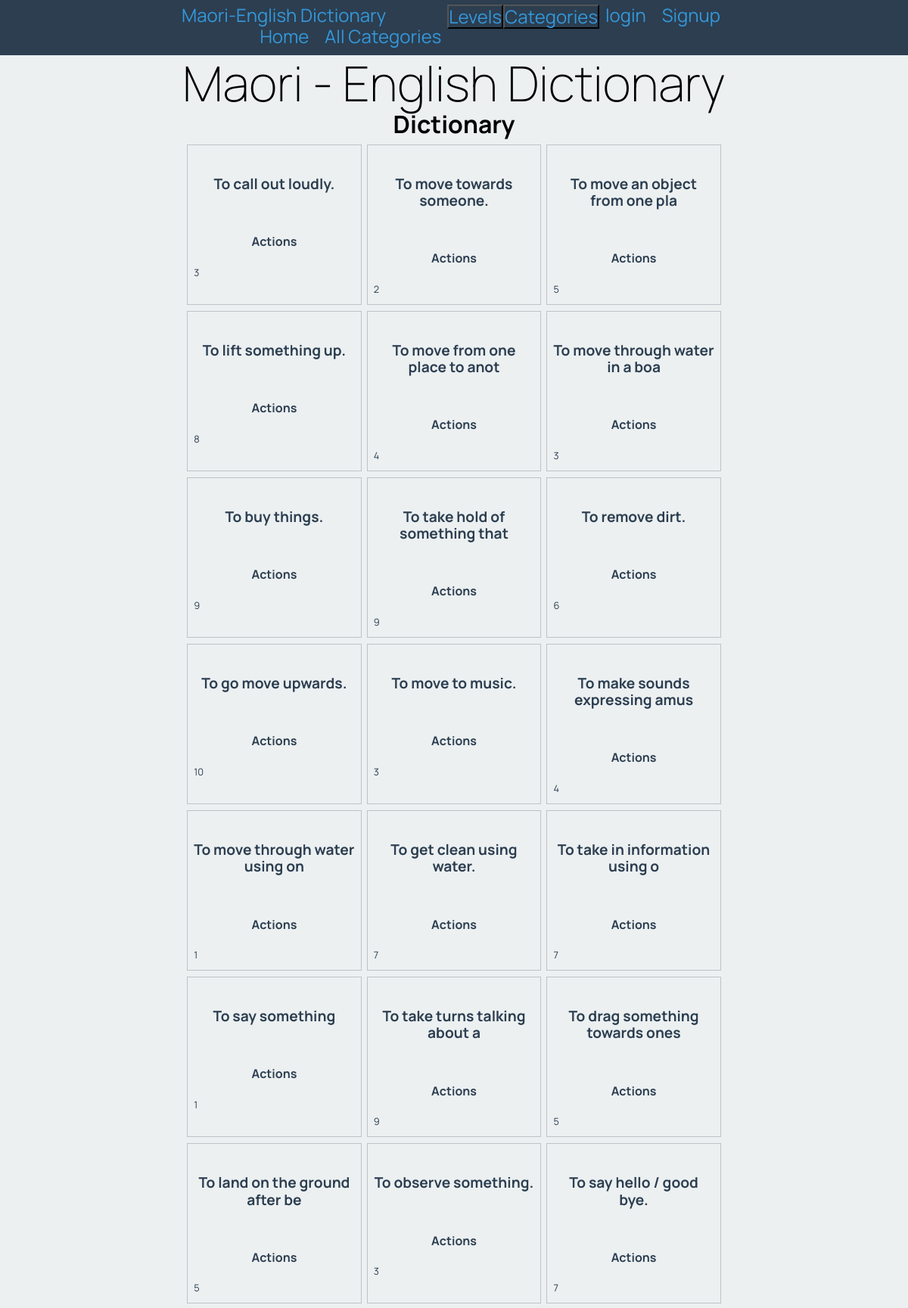
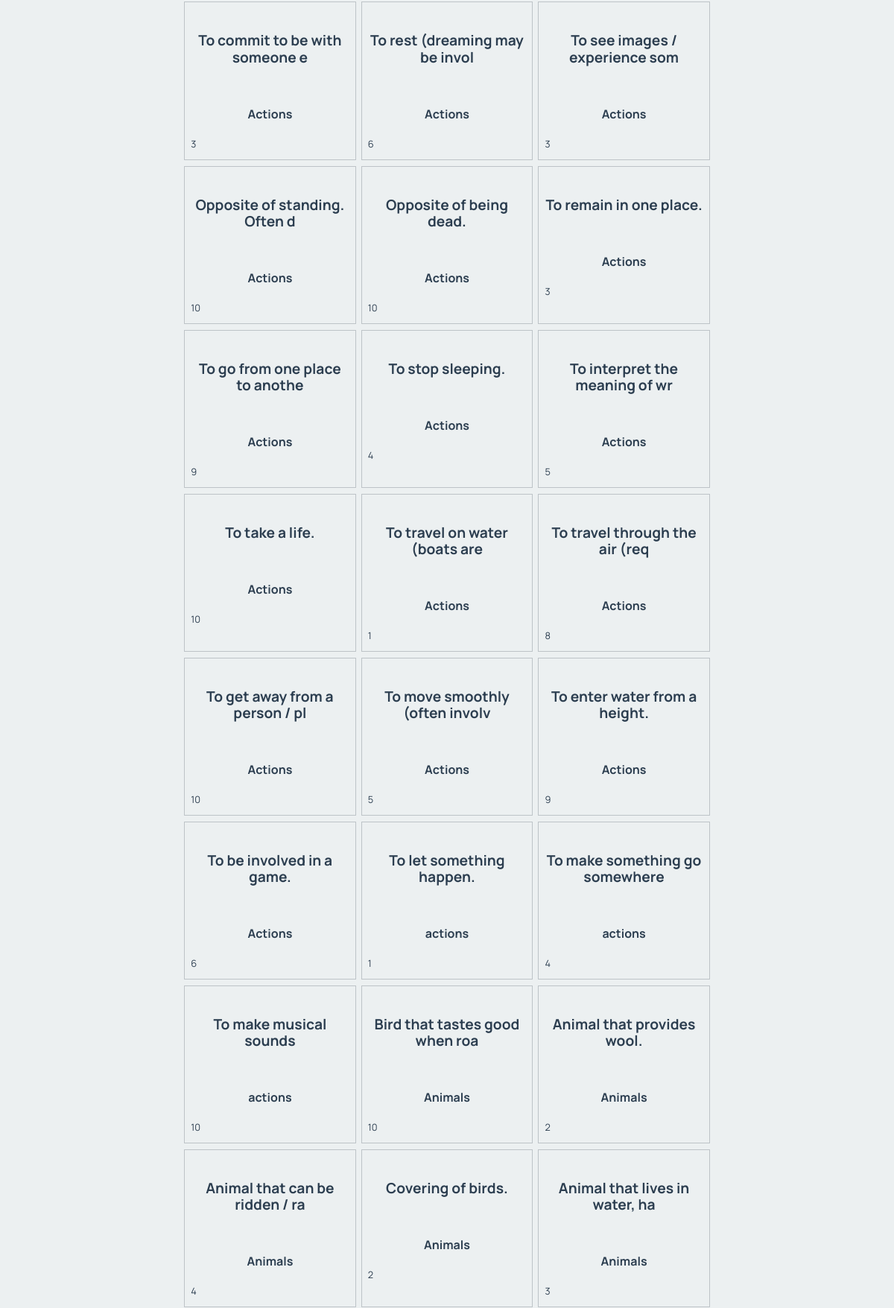
The page /dictionary (upper part) on the database its author committed (2 pictures, top to bottom).
### tables this page shows
CREATE TABLE english_words
(
    id         integer
        constraint english_words_pk
            primary key autoincrement,
    word       varchar(30),
    category   varchar(30),
    definition varchar(30),
    level      integer
);

### app.py (the view)
@app.route('/dictionary')
def render_dictionary_page():
    con = create_connection(DATABASE)
    query = "SELECT word, definition, category, level FROM english_words"
    cur = con.cursor()
    cur.execute(query)
    word_list = cur.fetchall()
    con.close()
    print(word_list)
    return render_template('dictionary.html', word_list=word_list, logged_in=is_logged_in())

### app.py (called while the page is built)
def create_connection(db_file: object) -> object:
    try:
        connection = sqlite3.connect(db_file)
        return connection
    except Error as e:
        print(e)
    return None

def is_logged_in():
    if session.get("email") is None:
       print("Not logged in")
       return False
    else:
       print("Logged in")
       return True

### Templates/dictionary.html
{% extends 'base.html' %}
{% block pageheading %}
Dictionary
{% endblock %}
{% block main %}
    <div class ="words">
        {% for word in word_list %}
        <div class="word-box">
            <div class = "word-box-heading">
                <h3>{{ word[1] }}</h3>
            </div>
            <div class= 'word-box-subheading'>
                <h4>{{ word[2] }}</h4>
            </div>
            <div class="word-box-info">
                 <p > {{ word[3] }} </p>
            </div>
        </div>
        {% endfor %}
    </div>
{% endblock %}

### Templates/base.html (shortened to what this page needs)
<!DOCTYPE html>
<html>
<head>
    <link rel="stylesheet" href="https://cdnjs.cloudflare.com/ajax/libs/normalize/8.0.1/normalize.css"/>
    <link href="{{ url_for('static', filename='maori_dictionary.css') }}" rel="stylesheet">
</head>
<body>
<nav>
    <div class="container">
        <div class="navbar-brand">Maori-English Dictionary</div>
        <div class="navbar-links">
            {% if logged_in %}
            <a href="/logout">logout</a>
            <a href="/admin">admin</a>
            {% else %}
            <a href="/login">login </a>
            <a href="/signup">Signup</a>
            {% endif %}
        </div>
        <div class="dropdown-cat">
            <button class="dropbtn-cat">Categories</button>
        </div>
        <div class="dropdown-lev">
            <button class="dropbtn-lev">Levels</button>
        </div>
        <div class="navbar-links">
            <a href="/">Home</a>
            <a href="/dictionary">All Categories</a>
        </div>
    </div>
</nav>
<div class="container">
    <header>
        <h1>Maori - English Dictionary</h1>
        <h2>{% block pageheading %}{% endblock %}</h2>
    </header>
    <main>
        {% block main %}
        {% endblock %}
    </main>
</div>
</body>
</html>

### Static/maori_dictionary.css (style rules this page uses)
* { font-family: 'Manrope', sans-serif; padding: 0; margin: 0; box-sizing: border-box; }
body { background-color: rgba(236, 240, 241, 1.0); }
.container { width: 60vw; margin: auto; }
.container::after { content: ""; clear: both; display: table; }
h1 { text-align: center; font-weight: 200; font-size: 4rem; margin: 0; }
h2 { font-size: 2rem; text-align: center; margin: 0 0 0.5rem 0; }
nav { background-color: rgba(44, 62, 80, 1.0); text-align: center; font-size: 1.5rem; padding-top: 0.4rem; padding-bottom: 0.7rem; color: rgba(52, 152, 219, 1.0); }
.navbar-brand { display: inline; float: left; }
.navbar-links { display: inline; float: right; }
nav a { padding: 0 0.5rem; font-size: 1.5rem; }
a, a:visited { color: rgba(52, 152, 219, 1.0); text-decoration: none; }
.words { display: flex; flex-wrap: wrap; justify-content: space-evenly; }
.word-box { width: 32%; border: 1px solid rgba(189, 195, 199, 1.0); color: rgba(44, 62, 80, 1.0); margin-bottom: 0.5rem; }
.word-box-heading { padding: 0.5rem; }
.word-box-subheading { padding: 0.5rem; }
.word-box-info { padding: 0.5rem; }
.word-box h3 { font-size: 1.2rem; text-align: center; }
.word-box p { font-size: 0.8rem; margin-bottom: 0.3rem; }
h3,h4 { text-align: center; margin: 2rem 0 0.5rem 0; }
.dropbtn-cat { background-color: rgba(44, 62, 80, 1.0); text-align: center; font-size: 1.5rem; color: rgba(52, 152, 219, 1.0); }
.dropbtn-lev { background-color: rgba(44, 62, 80, 1.0); text-align: center; font-size: 1.5rem; color: rgba(52, 152, 219, 1.0); }
.dropdown-cat { display: inline; float: right; }
.dropdown-lev { display: inline; float: right; }

### rows shown on the page
english_words: definition "To call out loudly.", category "Actions", level "3"
english_words: definition "To move towards someone.", category "Actions", level "2"
english_words: definition "To move an object from one pla", category "Actions", level "5"
english_words: definition "To lift something up.", category "Actions", level "8"
english_words: definition "To move from one place to anot", category "Actions", level "4"
english_words: definition "To move through water in a boa", category "Actions", level "3"
english_words: definition "To buy things.", category "Actions", level "9"
english_words: definition "To take hold of something that", category "Actions", level "9"
english_words: definition "To remove dirt.", category "Actions", level "6"
english_words: definition "To go move upwards.", category "Actions", level "10"
english_words: definition "To move to music.", category "Actions", level "3"
english_words: definition "To make sounds expressing amus", category "Actions", level "4"
english_words: definition "To move through water using on", category "Actions", level "1"
english_words: definition "To get clean using water.", category "Actions", level "7"
english_words: definition "To take in information using o", category "Actions", level "7"
english_words: definition "To say something", category "Actions", level "1"
english_words: definition "To take turns talking about a", category "Actions", level "9"
english_words: definition "To drag something towards ones", category "Actions", level "5"
english_words: definition "To land on the ground after be", category "Actions", level "5"
english_words: definition "To observe something.", category "Actions", level "3"
english_words: definition "To say hello / good bye.", category "Actions", level "7"
english_words: definition "To commit to be with someone e", category "Actions", level "3"
english_words: definition "To rest (dreaming may be invol", category "Actions", level "6"
english_words: definition "To see images / experience som", category "Actions", level "3"
english_words: definition "Opposite of standing. Often d", category "Actions", level "10"
english_words: definition "Opposite of being dead.", category "Actions", level "10"
english_words: definition "To remain in one place.", category "Actions", level "3"
english_words: definition "To go from one place to anothe", category "Actions", level "9"
english_words: definition "To stop sleeping.", category "Actions", level "4"
english_words: definition "To interpret the meaning of wr", category "Actions", level "5"
english_words: definition "To take a life.", category "Actions", level "10"
english_words: definition "To travel on water (boats are", category "Actions", level "1"
english_words: definition "To travel through the air (req", category "Actions", level "8"
english_words: definition "To get away from a person / pl", category "Actions", level "10"
english_words: definition "To move smoothly (often involv", category "Actions", level "5"
english_words: definition "To enter water from a height.", category "Actions", level "9"
english_words: definition "To be involved in a game.", category "Actions", level "6"
english_words: definition "To let something happen.", category "actions", level "1"
english_words: definition "To make something go somewhere", category "actions", level "4"
english_words: definition "To make musical sounds", category "actions", level "10"
english_words: definition "Bird that tastes good when roa", category "Animals", level "10"
english_words: definition "Animal that provides wool.", category "Animals", level "2"
english_words: definition "Animal that can be ridden / ra", category "Animals", level "4"
english_words: definition "Covering of birds.", category "Animals", level "2"
english_words: definition "Animal that lives in water, ha", category "Animals", level "3"
